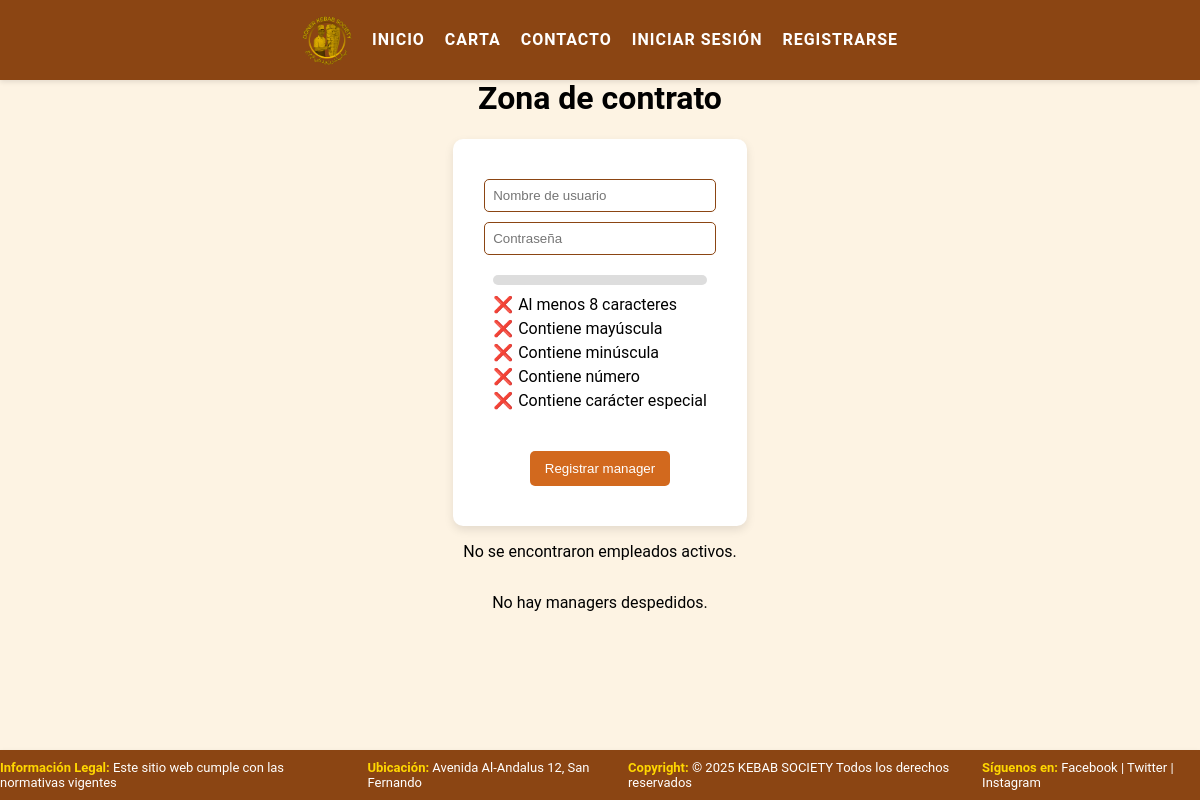
The page /functions/contratar.php on the database as committed earlier.
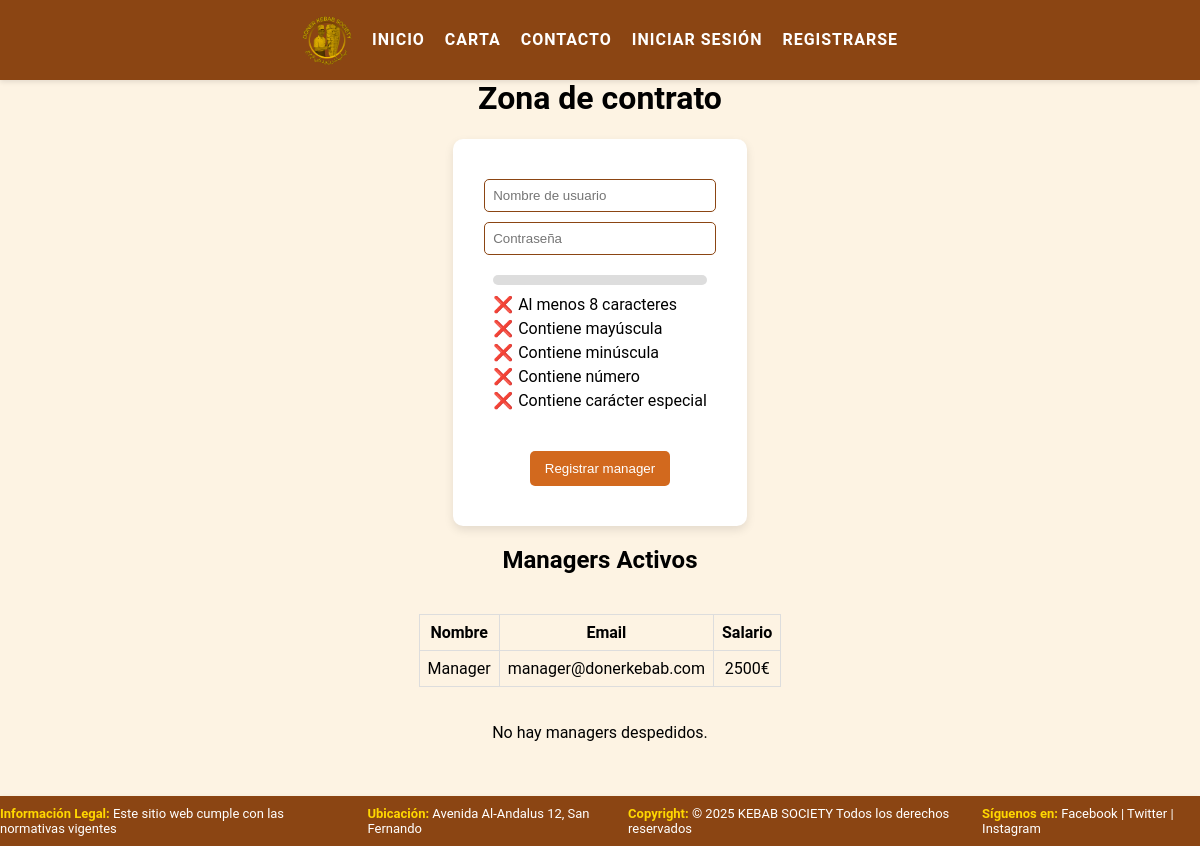
The same page on the database as committed later.
### tables this page shows
CREATE TABLE MANAGERS (
    user_id INT PRIMARY KEY,
    salary INT NOT NULL,
    employee BOOLEAN NOT NULL DEFAULT TRUE,
    FOREIGN KEY (user_id) REFERENCES USERS(user_id) ON DELETE CASCADE
);

CREATE TABLE USERS (
    user_id INT PRIMARY KEY AUTO_INCREMENT,
    username VARCHAR(30) NOT NULL UNIQUE,
    user_secret VARCHAR(100) NOT NULL,
    email VARCHAR(30) NOT NULL UNIQUE,
    user_type ENUM('customer', 'manager', 'admin') NOT NULL,
    img_src VARCHAR(255) NOT NULL DEFAULT 'default.jpg'
);

### functions/contratar.php (the view, shortened to what the changed rows need)
<!DOCTYPE html>
<html lang="es">
<head>
  <link rel="stylesheet" href="../assets/css/styles.css">
  <link rel="stylesheet" href="../assets/css/register.css">
  <link rel="stylesheet" href="../assets/css/admin.css">
</head>
<body>
  <?php include('./navbar.php'); ?>
  <main>
    <h1>Zona de contrato</h1>
    <form method="POST" action="<?= htmlspecialchars($_SERVER["PHP_SELF"]) ?>">
      <div>
      </div>
      <button type="submit" name="register">Registrar manager</button>
    </form>
    <?php
    $connection = include('./conexion.php');
    try {
      $stmt = $connection->prepare("SELECT USERS.*, MANAGERS.* FROM USERS
                INNER JOIN MANAGERS ON USERS.user_id = MANAGERS.user_id
                WHERE USERS.user_type = 'manager' AND MANAGERS.employee = 1");
      $stmt->execute();
      $activeManagers = $stmt->get_result();
      if ($activeManagers->num_rows > 0): ?>
        <h2>Managers Activos</h2>
        <table>
          <thead>
            <tr>
              <th>Nombre</th>
              <th>Email</th>
              <th>Salario</th>
            </tr>
          </thead>
          <tbody>
            <?php while ($row = $activeManagers->fetch_assoc()): ?>
              <tr>
                <td><?= htmlspecialchars($row['username']) ?></td>
                <td><?= htmlspecialchars($row['email']) ?></td>
                <td><?= htmlspecialchars($row['salary']) ?>€</td>
              </tr>
            <?php endwhile; ?>
          </tbody>
        </table>
      <?php else: ?>
        <p>No se encontraron empleados activos.</p>
      <?php endif;
      $stmt = $connection->prepare("SELECT USERS.*, MANAGERS.* FROM USERS
                INNER JOIN MANAGERS ON USERS.user_id = MANAGERS.user_id
                WHERE USERS.user_type = 'manager' AND MANAGERS.employee = 0");
      $stmt->execute();
      $inactiveManagers = $stmt->get_result();
      if ($inactiveManagers->num_rows > 0): ?>
        <h2>Managers Despedidos</h2>
        <form method="POST" action="./recontratar.php">
          <table>
            <thead>
              <tr>
                <th>Nombre</th>
                <th>Email</th>
                <th>Salario</th>
                <th>Recontratar</th>
              </tr>
            </thead>
            <tbody>
              <?php while ($row = $inactiveManagers->fetch_assoc()): ?>
                <tr>
                  <td><?= htmlspecialchars($row['username']) ?></td>
                  <td><?= htmlspecialchars($row['email']) ?></td>
                  <td><?= htmlspecialchars($row['salary']) ?>€</td>
                  <td><input type="checkbox" name="recontratar[]" value="<?= $row['user_id'] ?>"></td>
                </tr>
              <?php endwhile; ?>
            </tbody>
          </table>
          <button type="submit">Recontratar seleccionados</button>
        </form>
      <?php else: ?>
        <p>No hay managers despedidos.</p>
    <?php endif;
    } catch (Exception $e) {
      echo '<p class="error">Error: ' . htmlspecialchars($e->getMessage()) . '</p>';
    } finally {
      $connection->close();
    }
    ?>
  </main>
</body>
</html>

### functions/navbar.php (shortened to what the changed rows need)
<?php
if (isset($_SESSION['user_type'])) {
    switch ($_SESSION['user_type']) {
        case 'admin':
            $menuItems = [
                'Inicio' => './admin.php',
                'Empleados' => './employees.php',
                'Contratar' => './contratar.php',
                'Perfil' => './perfil.php',
                'Transacciones' => './transactions.php',
                'Cerrar Sesión' => './logout.php'
            ];
            break;
        case 'manager':
            $menuItems = [
                'Inicio' => './manager_index.php',
                'Reabastecer' => './manager_replineshment.php',
                'Transacciones' => './transactions.php',
                'Perfil' => './perfil.php',
                'Cerrar Sesión' => './logout.php'
            ];
            break;
        case 'customer':
            $menuItems = [
                'Inicio' => './dashboard.php',
                'Ofertas' => './ofertas.php',
                'Carta' => './menu.php',
                'Carrito' => './carrito.php',
                'Pedidos Recientes' => './pedidos.php',
                'Perfil' => './perfil.php',
                'Cerrar Sesión' => './logout.php'
            ];
            break;
    }
} else {
    $menuItems = [
        'Inicio' => '../index.php',
        'Carta' => './menu.php',
        'Contacto' => './contact.php',
        'Iniciar Sesión' => './login.php',
        'Registrarse' => './register.php'
    ];
}
?>
<header>
    <nav class="navbar">
        <img id="logo" src="../assets/images/logo/logo.png" alt="Logo DKS" class="logo">
        <?php
        foreach ($menuItems as $label => $url) {
            echo "<a href=\"$url\" class=\"menu-link\">$label</a>";
        }
        ?>
    </nav>
</header>

Rows that differ between the two databases and show on the page:
added managers: user_id.username "Manager", user_id.email "manager@donerkebab.com", salary "2500"
Other text that changed with them:
text no longer shown: "No se encontraron empleados activos."
text now shown: "Managers Activos Nombre Email Salario"
